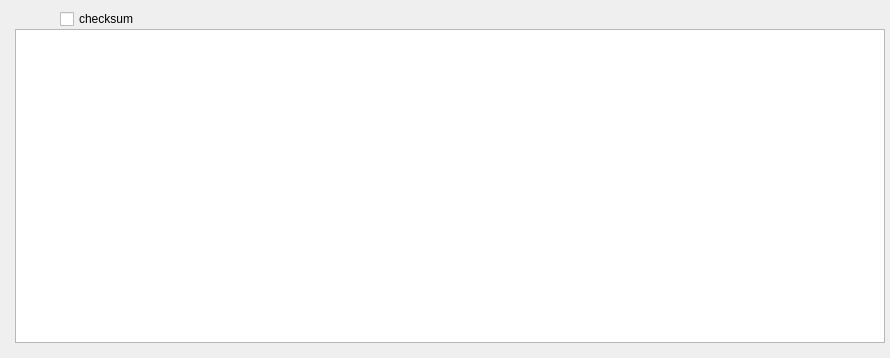
<?xml version="1.0" encoding="UTF-8"?>
<ui version="4.0">
 <class>C_SdNdeDpListTableWidget</class>
 <widget class="QWidget" name="C_SdNdeDpListTableWidget">
  <property name="geometry">
   <rect>
    <x>0</x>
    <y>0</y>
    <width>890</width>
    <height>358</height>
   </rect>
  </property>
  <property name="windowTitle">
   <string>Form</string>
  </property>
  <layout class="QVBoxLayout" name="verticalLayout" stretch="0,1,0">
   <property name="spacing">
    <number>0</number>
   </property>
   <property name="leftMargin">
    <number>15</number>
   </property>
   <property name="topMargin">
    <number>0</number>
   </property>
   <property name="rightMargin">
    <number>5</number>
   </property>
   <property name="bottomMargin">
    <number>0</number>
   </property>
   <item>
    <widget class="QWidget" name="pc_WidgetCRC" native="true">
     <layout class="QGridLayout" name="gridLayout" columnstretch="0,0,0,0">
      <property name="leftMargin">
       <number>0</number>
      </property>
      <property name="topMargin">
       <number>0</number>
      </property>
      <property name="rightMargin">
       <number>0</number>
      </property>
      <property name="bottomMargin">
       <number>0</number>
      </property>
      <property name="spacing">
       <number>0</number>
      </property>
      <item row="1" column="3">
       <spacer name="pc_HorizontalSpacer1">
        <property name="orientation">
         <enum>Qt::Horizontal</enum>
        </property>
        <property name="sizeHint" stdset="0">
         <size>
          <width>40</width>
          <height>20</height>
         </size>
        </property>
       </spacer>
      </item>
      <item row="1" column="1">
       <widget class="stw::opensyde_gui_elements::C_OgeChxDefaultCheckedDisabled" name="pc_CheckBoxCrc">
        <property name="text">
         <string>checksum</string>
        </property>
       </widget>
      </item>
      <item row="0" column="1">
       <spacer name="verticalSpacer">
        <property name="orientation">
         <enum>Qt::Vertical</enum>
        </property>
        <property name="sizeType">
         <enum>QSizePolicy::Fixed</enum>
        </property>
        <property name="sizeHint" stdset="0">
         <size>
          <width>0</width>
          <height>9</height>
         </size>
        </property>
       </spacer>
      </item>
      <item row="1" column="0">
       <spacer name="horizontalSpacer">
        <property name="orientation">
         <enum>Qt::Horizontal</enum>
        </property>
        <property name="sizeType">
         <enum>QSizePolicy::Fixed</enum>
        </property>
        <property name="sizeHint" stdset="0">
         <size>
          <width>45</width>
          <height>0</height>
         </size>
        </property>
       </spacer>
      </item>
     </layout>
    </widget>
   </item>
   <item>
    <widget class="stw::opensyde_gui::C_SdNdeDpListTableView" name="pc_TableView">
     <attribute name="horizontalHeaderStretchLastSection">
      <bool>true</bool>
     </attribute>
    </widget>
   </item>
   <item>
    <spacer name="verticalSpacer_2">
     <property name="orientation">
      <enum>Qt::Vertical</enum>
     </property>
     <property name="sizeHint" stdset="0">
      <size>
       <width>20</width>
       <height>15</height>
      </size>
     </property>
    </spacer>
   </item>
  </layout>
 </widget>
 <customwidgets>
  <customwidget>
   <class>stw::opensyde_gui::C_SdNdeDpListTableView</class>
   <extends>QTableView</extends>
   <header>C_SdNdeDpListTableView.hpp</header>
  </customwidget>
  <customwidget>
   <class>stw::opensyde_gui_elements::C_OgeChxDefaultCheckedDisabled</class>
   <extends>QCheckBox</extends>
   <header>C_OgeChxDefaultCheckedDisabled.hpp</header>
  </customwidget>
 </customwidgets>
 <resources/>
 <connections/>
</ui>
